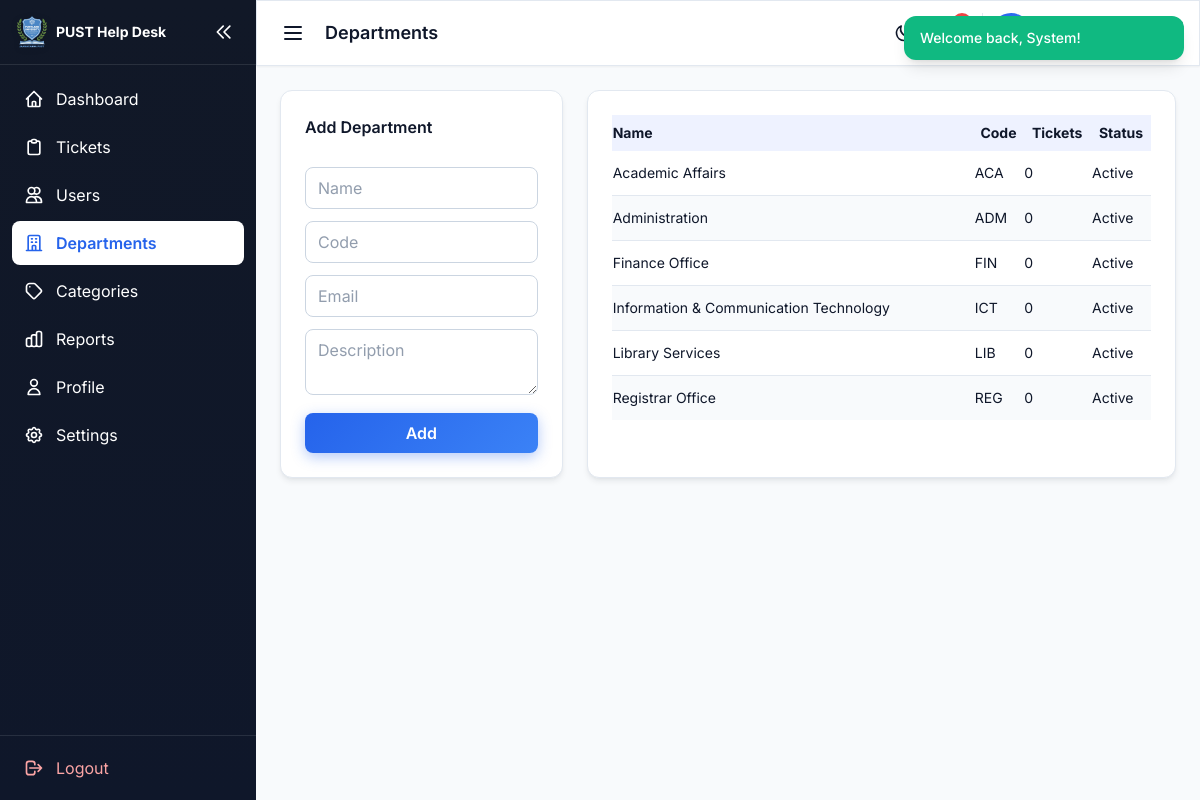
The app's page /admin/departments.php (signed in) with its own data.
### tables this page shows
CREATE TABLE departments (
    id INT UNSIGNED AUTO_INCREMENT PRIMARY KEY,
    name VARCHAR(100) NOT NULL,
    code VARCHAR(20) NOT NULL UNIQUE,
    description TEXT NULL,
    email VARCHAR(255) NULL,
    is_active TINYINT(1) NOT NULL DEFAULT 1,
    created_at TIMESTAMP DEFAULT CURRENT_TIMESTAMP,
    updated_at TIMESTAMP DEFAULT CURRENT_TIMESTAMP ON UPDATE CURRENT_TIMESTAMP
);

### admin/departments.php (the view, shortened to what this page needs)
<?php
$db = getDB();
$departments = $db->query('SELECT d.*, (SELECT COUNT(*) FROM tickets t WHERE t.department_id = d.id) AS ticket_count FROM departments d ORDER BY name')->fetchAll();
require dirname(__DIR__) . '/includes/templates/dashboard-layout.php';
?>
<div class="grid lg:grid-cols-3 gap-6">
    <div class="dashboard-card rounded-xl p-6">
        <h3 class="font-semibold mb-4">Add Department</h3>
        <form method="POST" data-validate class="space-y-3"><?= csrfField() ?><input type="hidden" name="action" value="add">
            <input name="name" required placeholder="Name" class="w-full px-3 py-2 border rounded-lg">
            <input name="code" required placeholder="Code" class="w-full px-3 py-2 border rounded-lg">
            <input name="email" type="email" placeholder="Email" class="w-full px-3 py-2 border rounded-lg">
            <textarea name="description" placeholder="Description" class="w-full px-3 py-2 border rounded-lg" rows="2"></textarea>
            <button class="w-full py-2 pust-btn-primary font-semibold rounded-lg">Add</button>
        </form>
    </div>
    <div class="lg:col-span-2 dashboard-card rounded-xl p-6 overflow-x-auto">
        <table class="w-full text-sm"><thead><tr><th class="text-left py-2">Name</th><th>Code</th><th>Tickets</th><th>Status</th></tr></thead>
        <tbody class="divide-y"><?php foreach ($departments as $d): ?>
        <tr><td class="py-3"><?= e($d['name']) ?></td><td><?= e($d['code']) ?></td><td><?= $d['ticket_count'] ?></td>
        <td><?= $d['is_active']?'Active':'Inactive' ?></td></tr>
        <?php endforeach; ?></tbody></table>
    </div>
</div>
<?php require dirname(__DIR__) . '/includes/templates/dashboard-footer.php'; ?>

### assets/css/custom.css (style rules this page uses)
body { font-family: 'Inter', system-ui, -apple-system, sans-serif; -webkit-font-smoothing: antialiased; }
.pust-btn-primary, a.pust-btn-primary, button.pust-btn-primary { background: var(--gradient-blue); color: var(--pust-white) !important; border: none; box-shadow: 0 4px 14px rgba(37, 99, 235, 0.35); transition: transform 0.2s ease, box-shadow 0.2s ease, filter 0.2s ease; }
.dashboard-layout { background-color: var(--dash-bg); color: var(--dash-text); min-height: 100vh; transition: background-color 0.25s ease, color 0.25s ease; }
.dashboard-card { background-color: var(--dash-card); border: 1px solid var(--dash-border); border-radius: 0.75rem; box-shadow: var(--pust-shadow-card); color: var(--dash-text); transition: background-color 0.25s ease, border-color 0.25s ease, color 0.25s ease, box-shadow 0.25s ease; }
.dashboard-layout input:not([type="checkbox"]):not([type="radio"]):not([type="submit"]):not([type="button"]), .dashboard-layout select, .dashboard-layout textarea { background-color: var(--dash-input-bg); border-color: var(--dash-input-border); color: var(--dash-text); transition: background-color 0.25s ease, border-color 0.25s ease, color 0.25s ease; }
.dashboard-layout input::placeholder, .dashboard-layout textarea::placeholder { color: var(--dash-muted); opacity: 0.7; }
.dashboard-layout table { color: var(--dash-text); }
.dashboard-layout table thead { background-color: var(--dash-table-head) !important; }
.dashboard-layout table thead th { color: var(--dash-text); border-color: var(--dash-border); }
.dashboard-layout table tbody tr { border-color: var(--dash-border); transition: background-color 0.15s ease; }
.dashboard-layout table tbody tr:nth-child(even) { background-color: var(--dash-table-stripe, var(--dash-bg)); }
.dashboard-layout .divide-y > :not([hidden]) ~ :not([hidden]), .dashboard-layout tbody.divide-y tr { border-color: var(--dash-border); }
:root { --sidebar-width: 16rem; --sidebar-width-collapsed: 4.5rem; }
@media (min-width: 1024px) { html:not(.sidebar-collapsed) { --sidebar-width-active: var(--sidebar-width); } }

### records on screen
departments: name "Academic Affairs", code "ACA", ticket_count "0", is_active "Active"
departments: name "Administration", code "ADM", ticket_count "0", is_active "Active"
departments: name "Finance Office", code "FIN", ticket_count "0", is_active "Active"
departments: name "Information & Communication Technology", code "ICT", ticket_count "0", is_active "Active"
departments: name "Library Services", code "LIB", ticket_count "0", is_active "Active"
departments: name "Registrar Office", code "REG", ticket_count "0", is_active "Active"

### other values on screen
$item['label'] "Dashboard"
$item['label'] "Tickets"
$item['label'] "Users"
$item['label'] "Departments"
$item['label'] "Categories"
$item['label'] "Reports"
$item['label'] "Profile"
$item['label'] "Settings"
$pageTitle "Departments"
